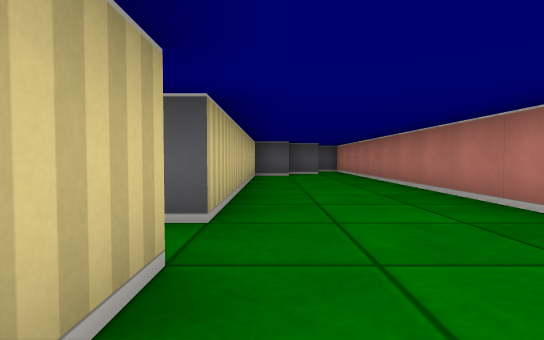
view 1 (above)

20 first-person views from a walk through a cub3D level. The camera is about half as high as the walls, tilts 2° down and sees 80° across. The floor is counted in squares. Each view is taken from the middle of a square. On the plan, view 1 faces up. The plan holds only what a view shows up to about 9 squares ahead; the rest is blank.

view 2
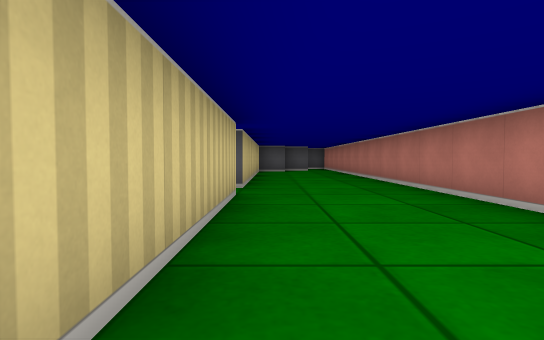

view 3
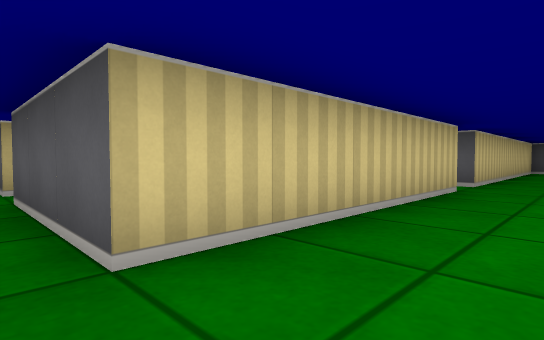

view 4
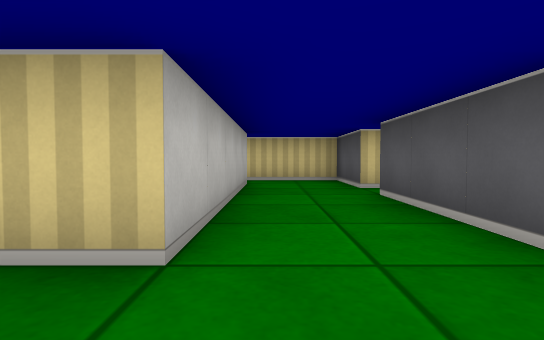

view 5
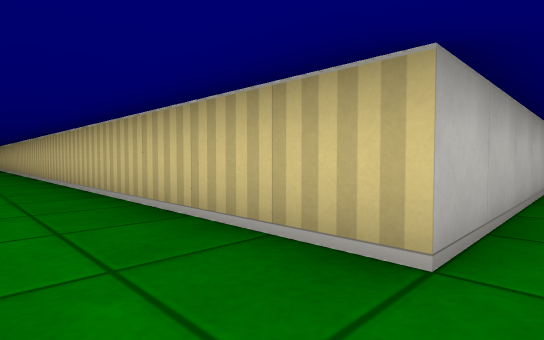

view 6
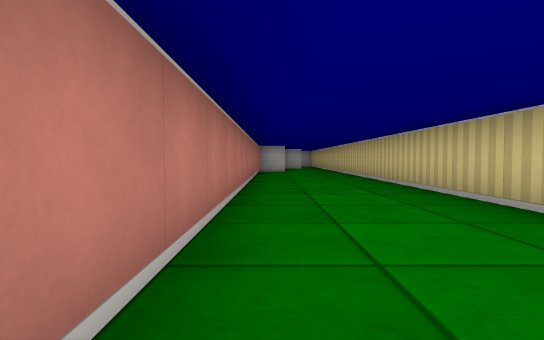

view 7
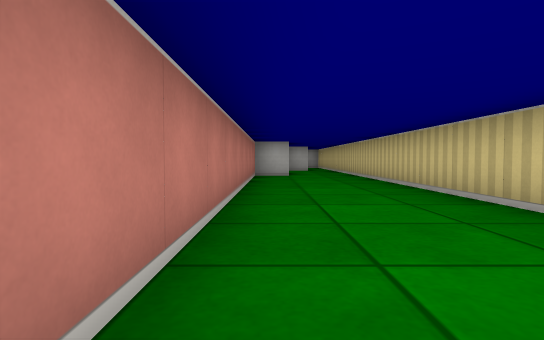

view 8
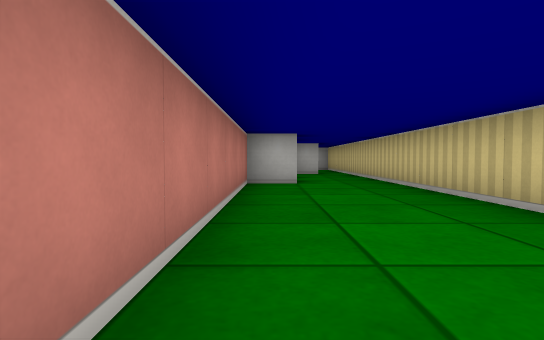

view 9
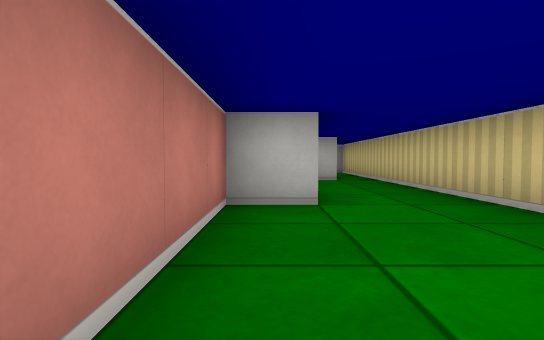

view 10
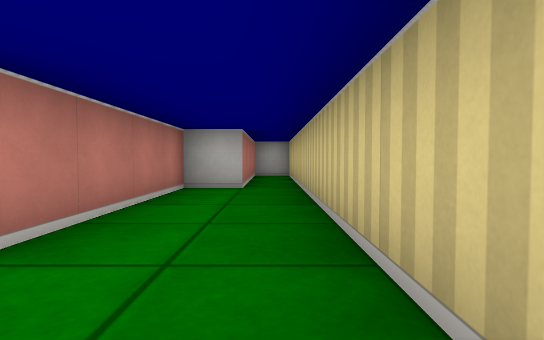

view 11
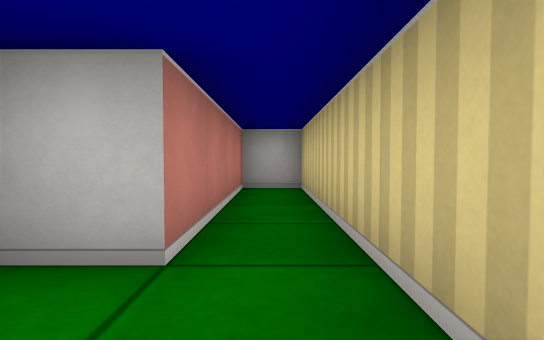

view 12
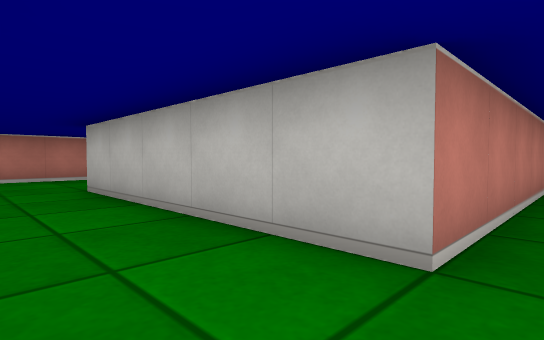

view 13
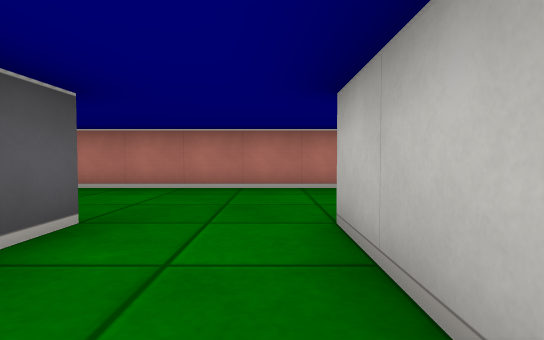

view 14
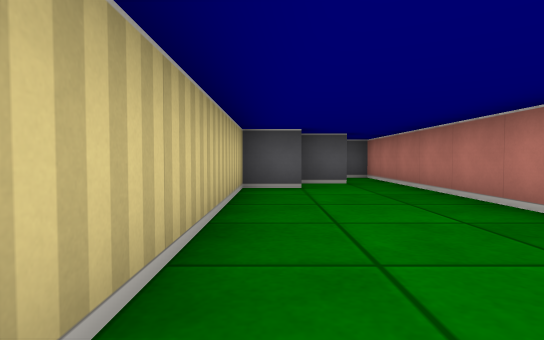

view 15
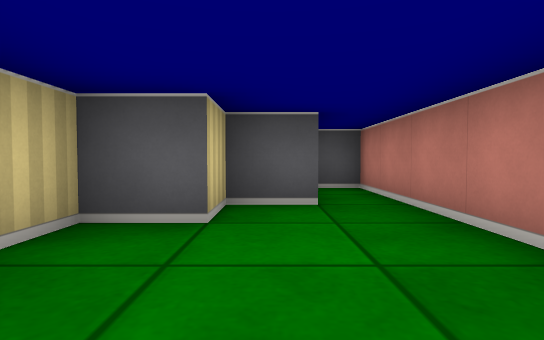

view 16
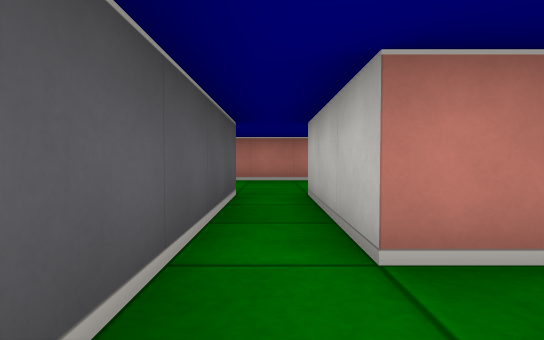

view 17
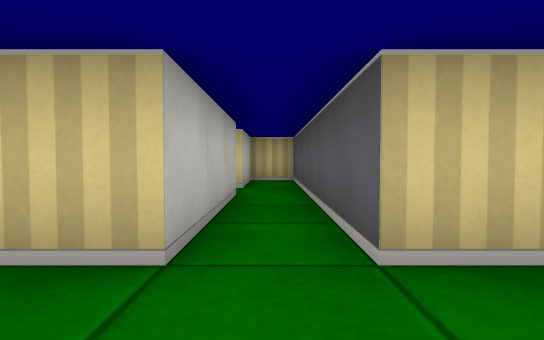

view 18
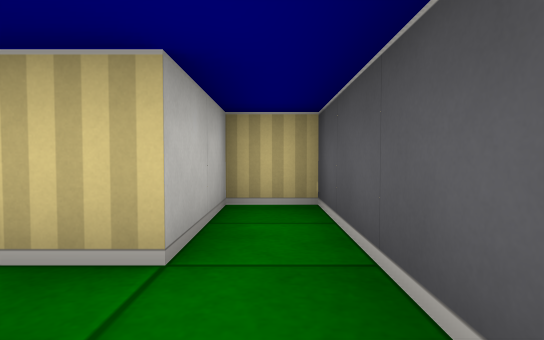

view 19
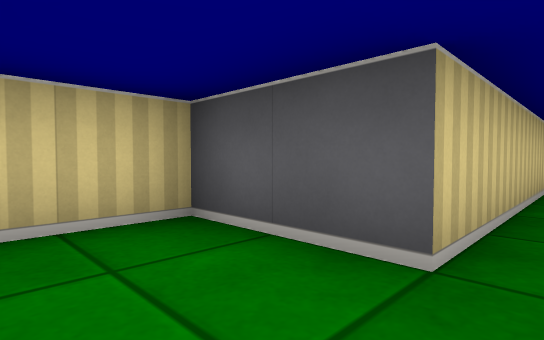

view 20
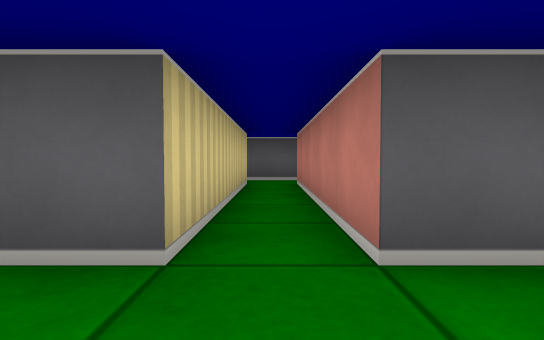

### Floor plan
Ten units are one square. View 1 is at (0, 0); x grows to the right and y downward. Boxes are objects, and circles mark ways between rooms. Rooms are numbered by the first view taken in them; rooms with no view inside come last. Other rooms are left out.
<svg viewBox="-70 -130 100 390">
<path fill="none" stroke="#000" d="M25 1 25 -125 18 -125M-45 35 -55 35M-55 55 -5 55 -5 255 5 255 5 215 15 215 15 178M-35 -15 -5 -15 -5 35 -35 35M14 175 25 175 25 16M16 -105 5 -105 5 -95 -5 -95 -5 -25 -35 -25M-55 98 -55 55M-55 35 -65 35 -65 56M-35 -25 -65 -25 -65 -15 -45 -15 -45 35M-35 35 -35 -15"/>
<circle cx="-50" cy="45" r="3" fill="#2a7"/>
<circle cx="-30" cy="-20" r="3" fill="#2a7"/>
<circle cx="-40" cy="40" r="3" fill="#2a7"/>
<text x="10" y="50">1</text>
<text x="-60" y="100">2</text>
<text x="-40" y="0">3</text>
</svg>
Room 1 opens to room 2. Room 1 opens to room 3.

Where each view was taken, in squares from view 1:
view 1: 0 up, 0 right, facing up
view 2: 3 down, 0 right, facing up
view 3: 4 down, 1 right, facing up-left
view 4: 5 down, 1 right, facing left
view 5: 5 down, 1 right, facing down-left
view 6: 5 down, 2 right, facing down
view 7: 8 down, 2 right, facing down
view 8: 11 down, 2 right, facing down
view 9: 14 down, 2 right, facing down
view 10: 16 down, 0 right, facing down
view 11: 20 down, 0 right, facing down
view 12: 4 down, 6 left, facing down-right
view 13: 5 down, 3 left, facing right
view 14: 4 up, 0 right, facing up
view 15: 7 up, 1 right, facing up
view 16: 2 up, 5 left, facing right
view 17: 2 up, 1 right, facing left
view 18: 2 up, 3 left, facing left
view 19: 5 down, 4 left, facing up-left
view 20: 5 down, 4 left, facing up
